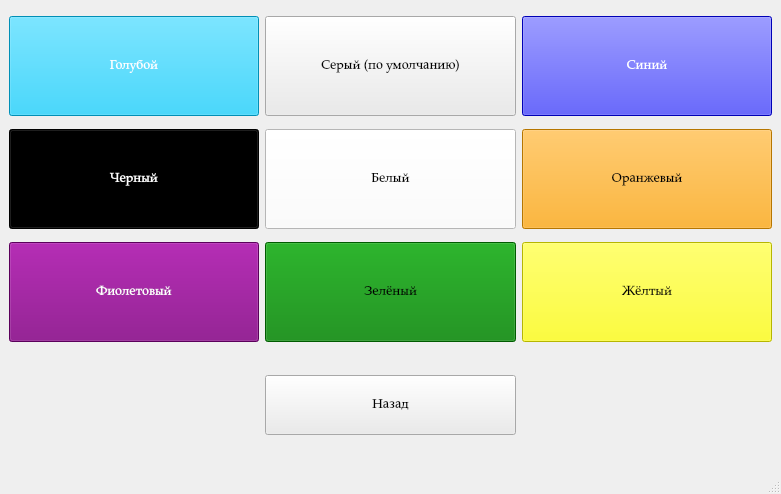
<?xml version="1.0" encoding="UTF-8"?>
<ui version="4.0">
 <class>backgroundSetting</class>
 <widget class="QMainWindow" name="backgroundSetting">
  <property name="geometry">
   <rect>
    <x>0</x>
    <y>0</y>
    <width>781</width>
    <height>494</height>
   </rect>
  </property>
  <property name="windowTitle">
   <string>Background settings</string>
  </property>
  <property name="styleSheet">
   <string notr="true"/>
  </property>
  <widget class="QWidget" name="centralwidget">
   <property name="sizePolicy">
    <sizepolicy hsizetype="Minimum" vsizetype="Minimum">
     <horstretch>0</horstretch>
     <verstretch>0</verstretch>
    </sizepolicy>
   </property>
   <layout class="QGridLayout" name="gridLayout">
    <item row="1" column="0">
     <widget class="QPushButton" name="black">
      <property name="minimumSize">
       <size>
        <width>0</width>
        <height>100</height>
       </size>
      </property>
      <property name="font">
       <font>
        <family>Palatino Linotype</family>
        <pointsize>10</pointsize>
       </font>
      </property>
      <property name="styleSheet">
       <string notr="true">background-color: black;
color: white;</string>
      </property>
      <property name="text">
       <string>Черный</string>
      </property>
     </widget>
    </item>
    <item row="3" column="2">
     <widget class="QPushButton" name="pushButton">
      <property name="minimumSize">
       <size>
        <width>243</width>
        <height>60</height>
       </size>
      </property>
      <property name="font">
       <font>
        <family>Palatino Linotype</family>
        <pointsize>10</pointsize>
       </font>
      </property>
      <property name="styleSheet">
       <string notr="true">background-color: rgb(235, 235, 235);
color: black;</string>
      </property>
      <property name="text">
       <string>Назад</string>
      </property>
     </widget>
    </item>
    <item row="2" column="2">
     <widget class="QPushButton" name="green">
      <property name="minimumSize">
       <size>
        <width>0</width>
        <height>100</height>
       </size>
      </property>
      <property name="font">
       <font>
        <family>Palatino Linotype</family>
        <pointsize>10</pointsize>
       </font>
      </property>
      <property name="styleSheet">
       <string notr="true">background-color: green;
color: black;</string>
      </property>
      <property name="text">
       <string>Зелёный</string>
      </property>
     </widget>
    </item>
    <item row="0" column="2">
     <widget class="QPushButton" name="grey">
      <property name="minimumSize">
       <size>
        <width>0</width>
        <height>100</height>
       </size>
      </property>
      <property name="font">
       <font>
        <family>Palatino Linotype</family>
        <pointsize>10</pointsize>
       </font>
      </property>
      <property name="styleSheet">
       <string notr="true">background-color: rgb(235, 235, 235);
color: black;</string>
      </property>
      <property name="text">
       <string>Серый (по умолчанию)</string>
      </property>
     </widget>
    </item>
    <item row="1" column="3">
     <widget class="QPushButton" name="orange">
      <property name="minimumSize">
       <size>
        <width>0</width>
        <height>100</height>
       </size>
      </property>
      <property name="font">
       <font>
        <family>Palatino Linotype</family>
        <pointsize>10</pointsize>
       </font>
      </property>
      <property name="styleSheet">
       <string notr="true">background-color: orange;
color: black;</string>
      </property>
      <property name="text">
       <string>Оранжевый</string>
      </property>
     </widget>
    </item>
    <item row="0" column="3">
     <widget class="QPushButton" name="blue">
      <property name="minimumSize">
       <size>
        <width>0</width>
        <height>100</height>
       </size>
      </property>
      <property name="font">
       <font>
        <family>Palatino Linotype</family>
        <pointsize>10</pointsize>
       </font>
      </property>
      <property name="styleSheet">
       <string notr="true">background-color: blue;
color: white;</string>
      </property>
      <property name="text">
       <string>Синий</string>
      </property>
     </widget>
    </item>
    <item row="3" column="3">
     <widget class="ScaledPixmap" name="brush2">
      <property name="minimumSize">
       <size>
        <width>242</width>
        <height>100</height>
       </size>
      </property>
      <property name="text">
       <string/>
      </property>
     </widget>
    </item>
    <item row="1" column="2">
     <widget class="QPushButton" name="white">
      <property name="minimumSize">
       <size>
        <width>0</width>
        <height>100</height>
       </size>
      </property>
      <property name="font">
       <font>
        <family>Palatino Linotype</family>
        <pointsize>10</pointsize>
       </font>
      </property>
      <property name="styleSheet">
       <string notr="true">background-color: white;
color: black;</string>
      </property>
      <property name="text">
       <string>Белый</string>
      </property>
     </widget>
    </item>
    <item row="2" column="3">
     <widget class="QPushButton" name="yellow">
      <property name="minimumSize">
       <size>
        <width>0</width>
        <height>100</height>
       </size>
      </property>
      <property name="font">
       <font>
        <family>Palatino Linotype</family>
        <pointsize>10</pointsize>
       </font>
      </property>
      <property name="styleSheet">
       <string notr="true">background-color: yellow;
color: black;</string>
      </property>
      <property name="text">
       <string>Жёлтый</string>
      </property>
     </widget>
    </item>
    <item row="2" column="0">
     <widget class="QPushButton" name="purple">
      <property name="minimumSize">
       <size>
        <width>0</width>
        <height>100</height>
       </size>
      </property>
      <property name="font">
       <font>
        <family>Palatino Linotype</family>
        <pointsize>10</pointsize>
       </font>
      </property>
      <property name="styleSheet">
       <string notr="true">background-color: purple;
color: white;</string>
      </property>
      <property name="text">
       <string>Фиолетовый</string>
      </property>
     </widget>
    </item>
    <item row="0" column="0">
     <widget class="QPushButton" name="lightblue">
      <property name="minimumSize">
       <size>
        <width>0</width>
        <height>100</height>
       </size>
      </property>
      <property name="font">
       <font>
        <family>Palatino Linotype</family>
        <pointsize>10</pointsize>
       </font>
      </property>
      <property name="styleSheet">
       <string notr="true">background-color: rgb(1, 200, 255);
color: white;
</string>
      </property>
      <property name="text">
       <string>Голубой</string>
      </property>
     </widget>
    </item>
    <item row="3" column="0">
     <widget class="ScaledPixmap" name="brush">
      <property name="minimumSize">
       <size>
        <width>242</width>
        <height>100</height>
       </size>
      </property>
      <property name="text">
       <string/>
      </property>
     </widget>
    </item>
   </layout>
   <zorder>brush</zorder>
   <zorder>pushButton</zorder>
   <zorder>lightblue</zorder>
   <zorder>grey</zorder>
   <zorder>blue</zorder>
   <zorder>black</zorder>
   <zorder>orange</zorder>
   <zorder>white</zorder>
   <zorder>yellow</zorder>
   <zorder>green</zorder>
   <zorder>purple</zorder>
   <zorder>brush2</zorder>
  </widget>
  <widget class="QMenuBar" name="menubar">
   <property name="geometry">
    <rect>
     <x>0</x>
     <y>0</y>
     <width>781</width>
     <height>26</height>
    </rect>
   </property>
  </widget>
  <widget class="QStatusBar" name="statusbar"/>
 </widget>
 <customwidgets>
  <customwidget>
   <class>ScaledPixmap</class>
   <extends>QLabel</extends>
   <header location="global">scaledpixmap.h</header>
  </customwidget>
 </customwidgets>
 <resources/>
 <connections/>
</ui>
